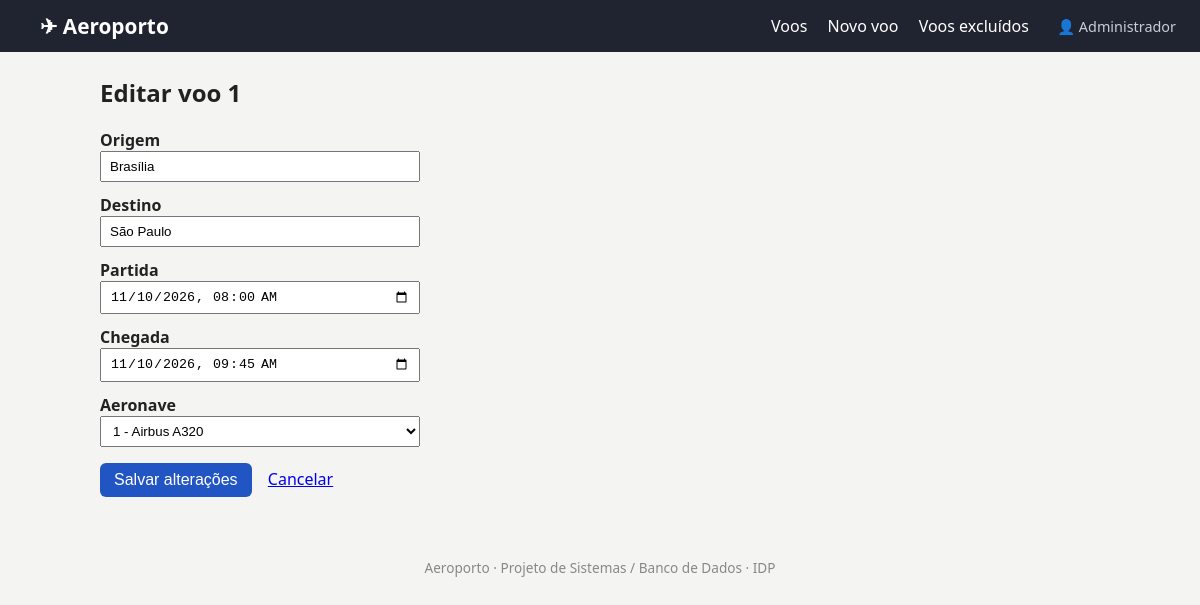
The app's page /index.php?acao=editar&id=1 with its own data.
### tables this page shows
CREATE TABLE `VOO` (
  `numero_voo` int NOT NULL AUTO_INCREMENT,
  `origem` varchar(45) NOT NULL,
  `destino` varchar(45) NOT NULL,
  `horario_partida` datetime NOT NULL,
  `horario_chegada` datetime NOT NULL,
  `AERONAVE_numero_aeronave` int NOT NULL,
  `deleted_at` datetime DEFAULT NULL,
  PRIMARY KEY (`numero_voo`),
  KEY `fk_voo_aeronave` (`AERONAVE_numero_aeronave`),
  KEY `idx_voo_deleted_at` (`deleted_at`),
  CONSTRAINT `fk_voo_aeronave` FOREIGN KEY (`AERONAVE_numero_aeronave`) REFERENCES `AERONAVE` (`numero_aeronave`) ON DELETE RESTRICT ON UPDATE CASCADE,
  CONSTRAINT `chk_voo_horarios` CHECK ((`horario_chegada` > `horario_partida`)),
  CONSTRAINT `chk_voo_rota` CHECK ((`origem` <> `destino`))
);

CREATE TABLE `AERONAVE` (
  `numero_aeronave` int NOT NULL,
  `fabricante` varchar(45) DEFAULT NULL,
  `modelo` varchar(45) DEFAULT NULL,
  PRIMARY KEY (`numero_aeronave`)
);

### controllers/VooController.php (called while the page is built, shortened)
<?php
require_once __DIR__ . '/../models/Voo.php';
require_once __DIR__ . '/../models/Aeronave.php';
class VooController
{
    private Voo $voo;
    private Aeronave $aeronave;
    public function __construct()
    {
        $this->voo      = new Voo();
        $this->aeronave = new Aeronave();
    }
    public function editar(): void
    {
        $numeroVoo = (int) ($_GET['id'] ?? 0);
        $voo       = $this->voo->buscar($numeroVoo);
        $aeronaves = $this->aeronave->listar();
        require __DIR__ . '/../views/voos/editar.php';
    }
}

### public/index.php (called while the page is built, shortened)
<?php
require_once __DIR__ . '/../controllers/VooController.php';
$controller = new VooController();
$acao       = $_GET['acao'] ?? 'listar';
match ($acao) {
    'listar'            => $controller->listar(),
    'criar'             => $controller->criar(),
    'salvar'            => $controller->salvar(),
    'editar'            => $controller->editar(),
    'atualizar'         => $controller->atualizar(),
    'confirmarExclusao' => $controller->confirmarExclusao(),
    'excluir'           => $controller->excluir(),
    'excluidos'         => $controller->excluidos(),
    'restaurar'         => $controller->restaurar(),
    default             => $controller->listar(),
};

### config/database.php (called while the page is built, shortened)
<?php
class Database
{
    private static ?PDO $conexao = null;
    public static function conectar(): PDO
    {
        if (self::$conexao === null) {
            $env = parse_ini_file(__DIR__ . '/../.env');
            self::$conexao = new PDO(
                "mysql:host={$env['DB_HOST']};dbname={$env['DB_NAME']};charset=utf8mb4",
                $env['DB_USER'],
                $env['DB_PASS'],
                [
                    PDO::ATTR_ERRMODE            => PDO::ERRMODE_EXCEPTION,
                    PDO::ATTR_DEFAULT_FETCH_MODE => PDO::FETCH_ASSOC,
                ]
            );
        }
        return self::$conexao;
    }
}

### models/Voo.php (called while the page is built, shortened)
<?php
require_once __DIR__ . '/../config/database.php';
class Voo
{
    private PDO $db;
    public function __construct(?Auditoria $auditoria = null)
    {
        $this->db        = Database::conectar();
    }
    public function buscar(int $numeroVoo): ?array
    {
        $voos = $this->consultarAtivos('AND v.numero_voo = :numero_voo', [':numero_voo' => $numeroVoo]);
        return $voos[0] ?? null;
    }
    private function consultarAtivos(string $condicaoExtra, array $parametros): array
    {
        $sql = "SELECT v.numero_voo, v.origem, v.destino,
                       v.horario_partida, v.horario_chegada,
                       v.AERONAVE_numero_aeronave,
                       a.fabricante, a.modelo
                FROM VOO v
                JOIN AERONAVE a ON a.numero_aeronave = v.AERONAVE_numero_aeronave
                WHERE " . self::ATIVOS . " $condicaoExtra
                ORDER BY v.horario_partida";
        $stmt = $this->db->prepare($sql);
        $stmt->execute($parametros);
        return $stmt->fetchAll();
    }
}

### models/Aeronave.php (called while the page is built)
<?php
require_once __DIR__ . '/../config/database.php';
class Aeronave
{
    private PDO $db;
    public function __construct()
    {
        $this->db = Database::conectar();
    }
    public function listar(): array
    {
        $stmt = $this->db->prepare(
            "SELECT numero_aeronave, fabricante, modelo FROM AERONAVE ORDER BY numero_aeronave"
        );
        $stmt->execute();
        return $stmt->fetchAll();
    }
}

### views/voos/_formulario.php (the view, shortened to what this page needs)
<?php
$partida = !empty($voo['horario_partida']) ? date('Y-m-d\TH:i', strtotime($voo['horario_partida'])) : '';
$chegada = !empty($voo['horario_chegada']) ? date('Y-m-d\TH:i', strtotime($voo['horario_chegada'])) : '';
?>
<label for="origem">Origem</label>
<input type="text" id="origem" name="origem" maxlength="45" required
       value="<?= htmlspecialchars($voo['origem'] ?? '') ?>">
<label for="destino">Destino</label>
<input type="text" id="destino" name="destino" maxlength="45" required
       value="<?= htmlspecialchars($voo['destino'] ?? '') ?>">
<label for="horario_partida">Partida</label>
<input type="datetime-local" id="horario_partida" name="horario_partida" required
       value="<?= htmlspecialchars($partida) ?>">
<label for="horario_chegada">Chegada</label>
<input type="datetime-local" id="horario_chegada" name="horario_chegada" required
       value="<?= htmlspecialchars($chegada) ?>">
<label for="numero_aeronave">Aeronave</label>
<select id="numero_aeronave" name="numero_aeronave" required>
    <?php foreach ($aeronaves as $a): ?>
        <option value="<?= (int) $a['numero_aeronave'] ?>"
            <?= ($voo['AERONAVE_numero_aeronave'] ?? null) == $a['numero_aeronave'] ? 'selected' : '' ?>>
            <?= htmlspecialchars($a['numero_aeronave'] . ' - ' . $a['fabricante'] . ' ' . $a['modelo']) ?>
        </option>
    <?php endforeach; ?>
</select>

### views/voos/editar.php (shortened to what this page needs)
<?php require __DIR__ . '/../../includes/header.php'; ?>
<h2>Editar voo <?= (int) $voo['numero_voo'] ?></h2>
<form method="post" action="index.php?acao=atualizar">
    <?php require __DIR__ . '/_formulario.php'; ?>
    <p>
        <button type="submit" class="botao">Salvar alterações</button>
        <a href="index.php">Cancelar</a>
    </p>
</form>
<?php require __DIR__ . '/../../includes/footer.php'; ?>

### public/css/estilo.css (style rules this page uses)
body { font-family: system-ui, sans-serif; margin: 0; background: #f4f4f2; color: #222; }
.botao { display: inline-block; background: #2255c4; color: #fff; padding: 8px 14px; border-radius: 6px; text-decoration: none; border: none; cursor: pointer; font-size: 1rem; }
form label { display: block; margin-top: 12px; font-weight: 600; }
form input, form select { padding: 6px 8px; width: 100%; max-width: 320px; box-sizing: border-box; }
form .botao + a { margin-left: 12px; }

### records on screen
voo: numero_voo "1", origem "Brasília", destino "São Paulo", horario_partida "11/10/2026 08:00", horario_chegada "11/10/2026 09:45", numero_aeronave "1 - Airbus A320"

### other values on screen
$_SESSION['usuario']['nome'] "Administrador"
